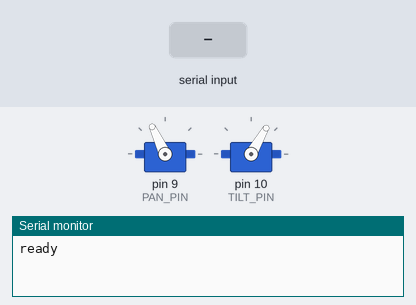
The sketch below on a simulated Arduino Uno, built with avr-gcc and run on an emulated ATmega328P. On the bench: 2 × servo, the last lines printed to the serial monitor. Inputs (shaded band) come from the test bench.

Above: at 1.2 s.
1.3 s: "p,45\n" received over Serial
At 1.68 s:
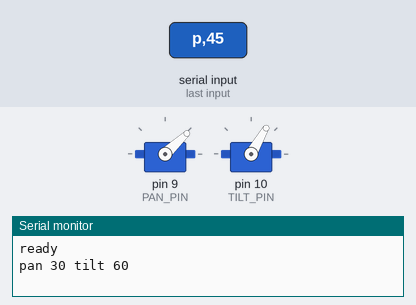
At 2.5 s:
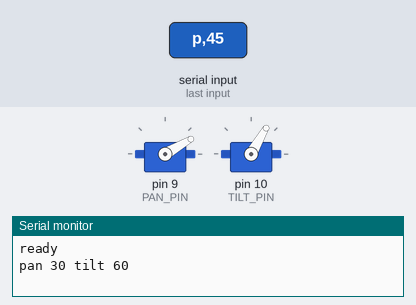
3.2 s: "p90\n" received over Serial
At 4.2 s:
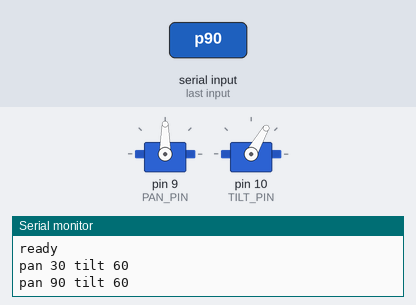
Timing chart, 0 to 7.8 s (numbered marks = the images above; inputs shaded):
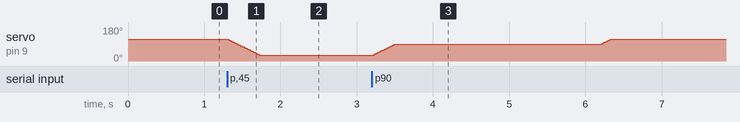

The sketch:

turret.ino
```cpp
#include <Servo.h>

const int PAN_PIN = 9, TILT_PIN = 10;
const int PAN_CENTER = 115, PAN_MIN = 30, PAN_MAX = 175;
const int TILT_CENTER = 60, TILT_MIN = 0, TILT_MAX = 75;
const int MAX_STEP = 4;
const unsigned long TIMEOUT_MS = 3000;

Servo pan, tilt;
int p, t, pTarget, tTarget;
unsigned long lastCmd = 0;

char buf[16];
byte n = 0;

int stepToward(int cur, int tgt) {
  int d = tgt - cur;
  if (d >  MAX_STEP) d =  MAX_STEP;
  if (d < -MAX_STEP) d = -MAX_STEP;
  return cur + d;
}

void handle(char *s) {
  char axis = s[0];
  if (axis != 'p' && axis != 't') return;

  int cur = (axis == 'p') ? pTarget : tTarget;
  int v;
  if (s[1] == '+' && s[2] == 0)      v = cur + 2;
  else if (s[1] == '-' && s[2] == 0) v = cur - 2;
  else                               v = atoi(s + 1);

  if (axis == 'p') pTarget = constrain(v, PAN_MIN, PAN_MAX);
  else             tTarget = constrain(v, TILT_MIN, TILT_MAX);

  lastCmd = millis();
  Serial.print("pan "); Serial.print(pTarget);
  Serial.print(" tilt "); Serial.println(tTarget);
}

void readSerial() {
  while (Serial.available()) {
    char c = Serial.read();
    if (c == '\n' || c == '\r') {
      if (n > 0) { buf[n] = 0; handle(buf); n = 0; }
    } else if (n < 15) {
      buf[n++] = c;
    }
  }
}

void setup() {
  Serial.begin(115200);
  p = pTarget = PAN_CENTER;
  t = tTarget = TILT_CENTER;
  pan.attach(PAN_PIN);  pan.write(p);
  delay(8);
  tilt.attach(TILT_PIN); tilt.write(t);
  Serial.println("ready");
}

void loop() {
  readSerial();

  if (millis() - lastCmd > TIMEOUT_MS) {
    pTarget = PAN_CENTER;
    tTarget = TILT_CENTER;
  }

  p = stepToward(p, pTarget);
  t = stepToward(t, tTarget);
  pan.write(p);
  delay(8);
  tilt.write(t);
  delay(12);
}
```

Measured:
- after the input at 1.3 s, servo on pin 9 (PAN_PIN): moves from 115° to 30° over 0.42 s, starting at once
